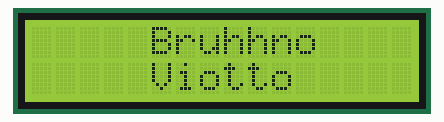
Recording of a sketch running on a simulated Arduino Uno, built with avr-gcc and run on an emulated ATmega328P. Parts: 16×2 character LCD.

Above: at 0.1 s.
At 5.21 s:
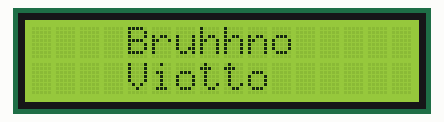
At 6.11 s:
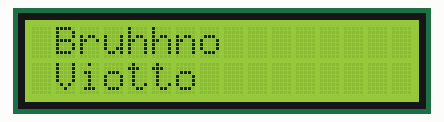
At 7.01 s:
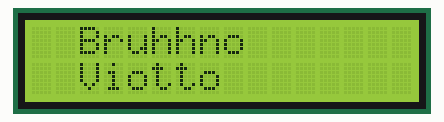
At 8.21 s:
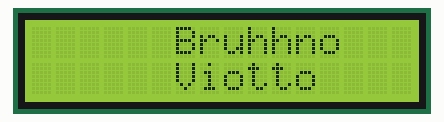
At 9.12 s:
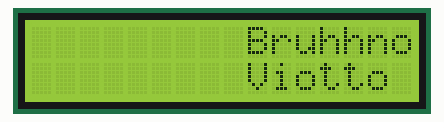

Measured:
- by itself, everything shown: repeats every 9.2 s, in 15 steps

The sketch:

sketch_jan04c.ino
```cpp
//Programa: Teste de Display LCD 16 x 2
//Autor: FILIPEFLOP

//Carrega a biblioteca LiquidCrystal
#include <LiquidCrystal.h>

//Define os pinos que serão utilizados para ligação ao display
LiquidCrystal lcd(12, 11, 5, 4, 3, 2);

void setup()
{
  //Define o número de colunas e linhas do LCD
  lcd.begin(16, 2);
}

void loop()
{
  //Limpa a tela
  lcd.clear();
  //Posiciona o cursor na coluna 3, linha 0;
  lcd.setCursor(5, 0);
  //Envia o texto entre aspas para o LCD
  lcd.print("Bruhhno");
  lcd.setCursor(5, 1);
  lcd.print("Viotto");
  delay(5000);

  //Rolagem para a esquerda
  for (int posicao = 0; posicao < 5; posicao++)
  {
    lcd.scrollDisplayLeft();
    delay(300);
  }

  //Rolagem para a direita
  for (int posicao = 0; posicao < 9; posicao++)
  {
    lcd.scrollDisplayRight();
    delay(300);
  }
}
```
